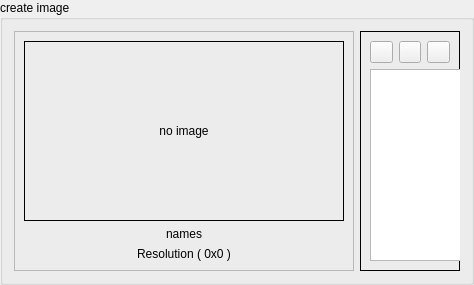
            <widget class="QGroupBox" name="openCreateImage_Gb">
             <property name="title">
              <string>create image</string>
             </property>
             <layout class="QHBoxLayout" name="horizontalLayout_2" stretch="2,0">
              <item>
               <widget class="QFrame" name="createdImage_F">
                <property name="frameShape">
                 <enum>QFrame::Shape::StyledPanel</enum>
                </property>
                <property name="frameShadow">
                 <enum>QFrame::Shadow::Raised</enum>
                </property>
                <layout class="QVBoxLayout" name="verticalLayout_11" stretch="2,0,0">
                 <item>
                  <widget class="PreviewLabel" name="createdImage_Lb">
                   <property name="minimumSize">
                    <size>
                     <width>320</width>
                     <height>180</height>
                    </size>
                   </property>
                   <property name="frameShape">
                    <enum>QFrame::Shape::Box</enum>
                   </property>
                   <property name="text">
                    <string>no image</string>
                   </property>
                   <property name="alignment">
                    <set>Qt::AlignmentFlag::AlignCenter</set>
                   </property>
                  </widget>
                 </item>
                 <item>
                  <widget class="QLabel" name="createdImageNames_Lb">
                   <property name="text">
                    <string>names</string>
                   </property>
                   <property name="alignment">
                    <set>Qt::AlignmentFlag::AlignCenter</set>
                   </property>
                  </widget>
                 </item>
                 <item>
                  <widget class="QLabel" name="createdImageResolution_Lb">
                   <property name="text">
                    <string>Resolution ( 0x0 )</string>
                   </property>
                   <property name="alignment">
                    <set>Qt::AlignmentFlag::AlignCenter</set>
                   </property>
                  </widget>
                 </item>
                </layout>
               </widget>
              </item>
              <item>
               <widget class="QFrame" name="openCreateImage_F">
                <property name="minimumSize">
                 <size>
                  <width>100</width>
                  <height>0</height>
                 </size>
                </property>
                <property name="maximumSize">
                 <size>
                  <width>100</width>
                  <height>16777215</height>
                 </size>
                </property>
                <property name="frameShape">
                 <enum>QFrame::Shape::Box</enum>
                </property>
                <property name="frameShadow">
                 <enum>QFrame::Shadow::Plain</enum>
                </property>
                <layout class="QVBoxLayout" name="verticalLayout_13">
                 <property name="sizeConstraint">
                  <enum>QLayout::SizeConstraint::SetDefaultConstraint</enum>
                 </property>
                 <item>
                  <layout class="QHBoxLayout" name="openCreateImage_H">
                   <item>
                    <widget class="QPushButton" name="openCreateImage_Btn">
                     <property name="minimumSize">
                      <size>
                       <width>20</width>
                       <height>0</height>
                      </size>
                     </property>
                     <property name="text">
                      <string/>
                     </property>
                     <property name="icon">
                      <iconset theme="QIcon::ThemeIcon::EditFind"/>
                     </property>
                    </widget>
                   </item>
                   <item>
                    <widget class="QPushButton" name="openCreateImageFolder_Btn">
                     <property name="minimumSize">
                      <size>
                       <width>20</width>
                       <height>0</height>
                      </size>
                     </property>
                     <property name="text">
                      <string/>
                     </property>
                     <property name="icon">
                      <iconset theme="QIcon::ThemeIcon::DocumentOpen"/>
                     </property>
                    </widget>
                   </item>
                   <item>
                    <widget class="QPushButton" name="reloadCreateImage_Btn">
                     <property name="minimumSize">
                      <size>
                       <width>20</width>
                       <height>0</height>
                      </size>
                     </property>
                     <property name="text">
                      <string/>
                     </property>
                     <property name="icon">
                      <iconset theme="QIcon::ThemeIcon::ViewRefresh"/>
                     </property>
                    </widget>
                   </item>
                  </layout>
                 </item>
                 <item>
                  <widget class="QListWidget" name="createImage_Lw">
                   <property name="minimumSize">
                    <size>
                     <width>100</width>
                     <height>0</height>
                    </size>
                   </property>
                   <property name="iconSize">
                    <size>
                     <width>32</width>
                     <height>32</height>
                    </size>
                   </property>
                   <property name="movement">
                    <enum>QListView::Movement::Static</enum>
                   </property>
                   <property name="resizeMode">
                    <enum>QListView::ResizeMode::Adjust</enum>
                   </property>
                   <property name="spacing">
                    <number>6</number>
                   </property>
                   <property name="gridSize">
                    <size>
                     <width>150</width>
                     <height>170</height>
                    </size>
                   </property>
                   <property name="viewMode">
                    <enum>QListView::ViewMode::IconMode</enum>
                   </property>
                  </widget>
                 </item>
                </layout>
               </widget>
              </item>
             </layout>
            </widget>
